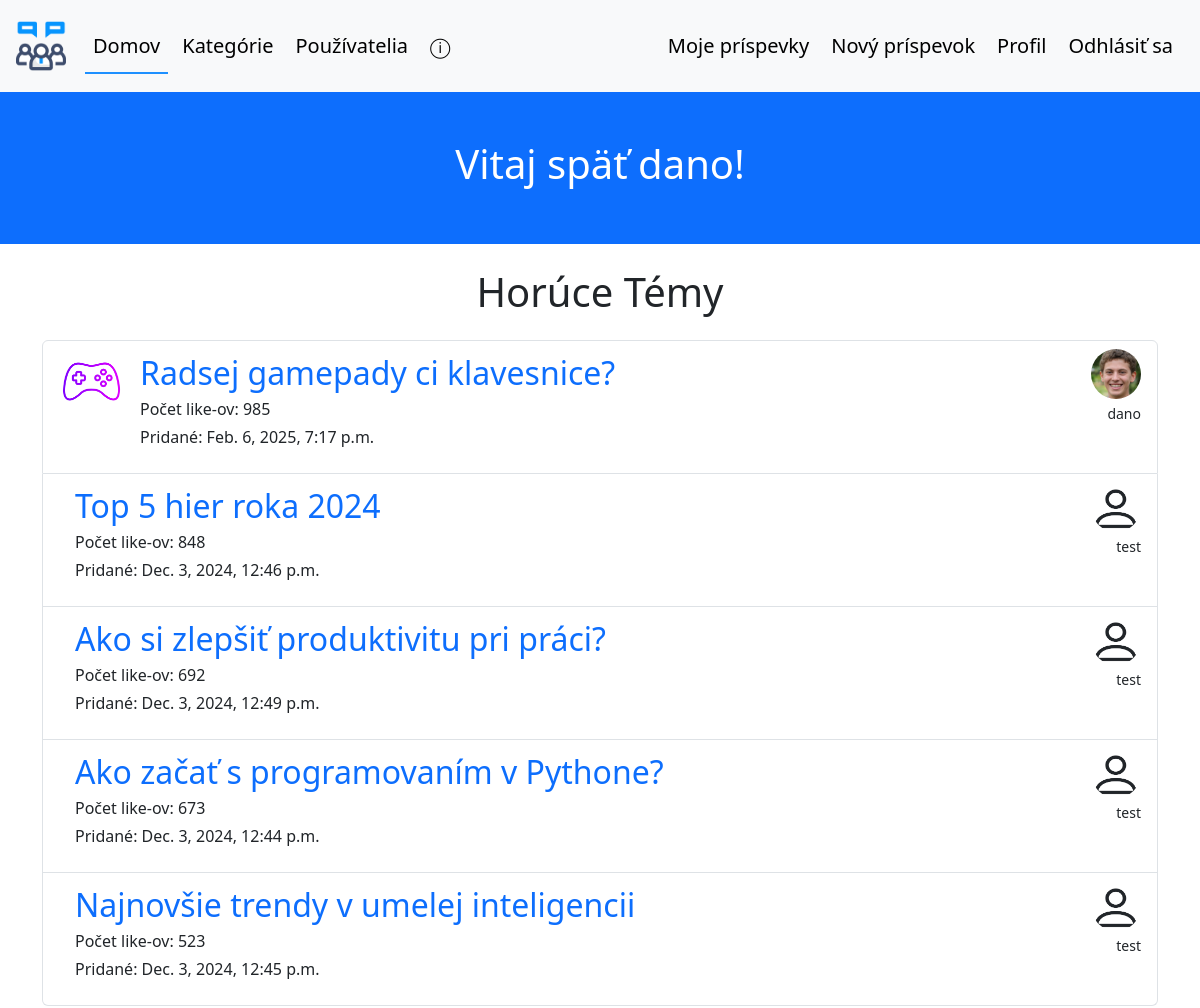
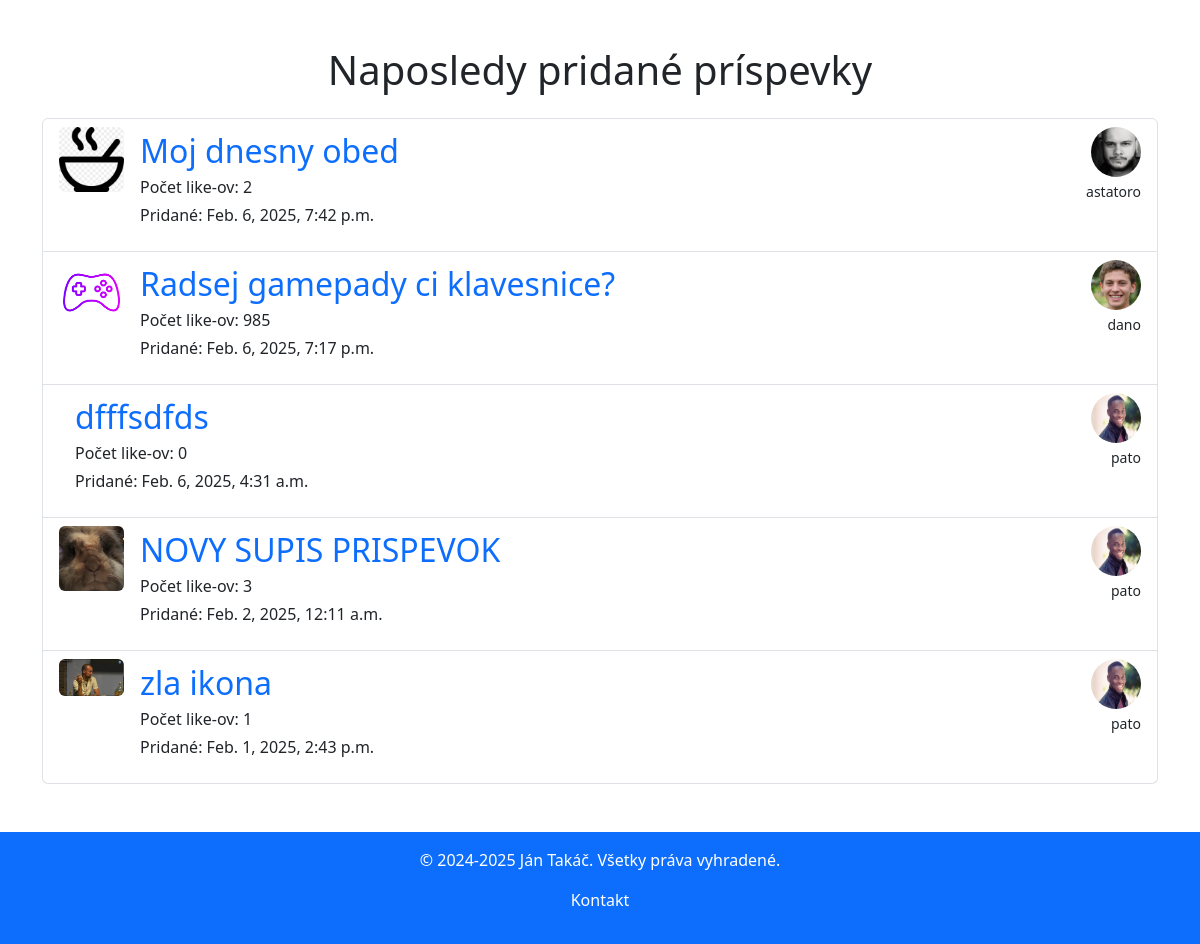
/ (signed in), run on the app's committed database (2 pictures, top to bottom).
### forum/models.py (models this page shows, shortened)
class Post(models.Model):
    title = models.CharField(max_length=255)
    created_at = models.DateTimeField(auto_now_add=True)
    created_by = models.ForeignKey(User, on_delete=models.CASCADE)
    like_count = models.PositiveIntegerField(default=0)
    content = models.TextField()
    category = models.CharField(max_length=50, default='other', null=False, blank=True)
    icon = models.ImageField(upload_to='post_pics', null=True, blank=True)
    def get_absolute_url(self):
        return reverse('forum:post_detail', args=[str(self.id)])

class Profile(models.Model):
    user = models.OneToOneField(User, on_delete=models.CASCADE, related_name='profile')
    image = models.ImageField(default='pf_pics/default.png', upload_to='pf_pics', null=False, blank=True)
    country = models.CharField(max_length=50, null=True, blank=True)
    bio = models.TextField(max_length=150, null=True, blank=True)

### forum/views.py (the view)
# urls.py: path('', views.index_view, name='index'),
def index_view(request):
    most_liked_posts = Post.objects.all().order_by('-like_count')[:5]
    most_liked_profiles = [Profile.objects.get(user_id=post.created_by_id) for post in most_liked_posts]
    most_liked_tuples = list(zip(most_liked_posts, most_liked_profiles))
    most_recent_posts = Post.objects.all().order_by('-created_at')[:5]
    most_recent_profiles = [Profile.objects.get(user_id=post.created_by_id) for post in most_recent_posts]
    most_recent_tuples = list(zip(most_recent_posts, most_recent_profiles))
    return render(request, 'forum/index.html', {
        'most_liked_tuples': most_liked_tuples,
        'most_recent_tuples': most_recent_tuples,
    })

### forum/templates/forum/index.html (shortened to what this page needs)
{% extends 'forum/base.html' %}
{% block home_active %}active{% endblock %}
{% block content %}
<div class="container-fluid bg-primary text-white text-center py-5">
    {% if user.is_authenticated %}
        <h1>Vitaj späť {{ user.username }}!</h1>
    {% else %}
        <h1>Vitaj na fóre!</h1>
        <a href="{% url 'forum:register' %}" class="btn btn-light btn-lg">Pridaj sa!</a>
    {% endif %}
</div>
<div class="container">
    {% include 'forum/partials/filtered_posts_list.html' with title="Horúce Témy" posts_profiles=most_liked_tuples%}
    {% include 'forum/partials/filtered_posts_list.html' with title="Naposledy pridané príspevky" posts_profiles=most_recent_tuples %}
</div>
{% endblock %}

### forum/templates/forum/partials/filtered_posts_list.html
<div class="mt-4 my-5">
    <h1 class="text-center mb-4">{{ title }}</h1>
    <div class="list-group">
        {% if posts_profiles %}
            {% for post, profile in posts_profiles %}
                <li class="list-group-item list-group-item-action position-relative">
                    <div class="d-flex align-items-start h-100">
                        {% if post.icon %}
                        <div class="flex-shrink-0">
                            <img src="{{ post.icon.url }}"
                                 width="65"
                                 alt="post_icon"
                                 class="h-auto rounded">
                        </div>
                        {% endif %}
                        <div class="flex-grow-1 ms-3 overflow-hidden">
                            <a href="{{ post.get_absolute_url }}" class="fs-2 text-decoration-none">{{ post.title }}</a>
                            <p class="mb-1">Počet like-ov: {{ post.like_count }}</p>
                            <p>Pridané: {{ post.created_at }}</p>
                        </div>
                        <div class="text-end">
                            <img src="{{ profile.image.url }}"
                                 width="50"
                                 height="50"
                                 alt="last_created_by"
                                 class="rounded-circle">
                            <p class="mt-1 mb-0 small">{{ profile.user.username }}</p>
                        </div>
                    </div>
                </li>
            {% endfor %}
        {% else %}
            <p>Žiaden príspevok nespadá do vybratej kategórie</p>
        {% endif %}
    </div>
</div>

### forum/static/forum/style.css (style rules this page uses)
.container-fluid h1 { animation: fadeInDown 0.5s ease-in-out; }

### data on the page
Post: icon (picture), title "Radsej gamepady ci klavesnice?", like_count "985", created_at "Feb. 6, 2025, 7:17 p.m.", image (picture), user.username "dano"
Post: title "Top 5 hier roka 2024", like_count "848", created_at "Dec. 3, 2024, 12:46 p.m.", image (placeholder picture), user.username "test"
Post: title "Ako si zlepšiť produktivitu pri práci?", like_count "692", created_at "Dec. 3, 2024, 12:49 p.m.", image (placeholder picture), user.username "test"
Post: title "Ako začať s programovaním v Pythone?", like_count "673", created_at "Dec. 3, 2024, 12:44 p.m.", image (placeholder picture), user.username "test"
Post: title "Najnovšie trendy v umelej inteligencii", like_count "523", created_at "Dec. 3, 2024, 12:45 p.m.", image (placeholder picture), user.username "test"
Post: icon (picture), title "Moj dnesny obed", like_count "2", created_at "Feb. 6, 2025, 7:42 p.m.", image (picture), user.username "astatoro"
Post: title "dfffsdfds", like_count "0", created_at "Feb. 6, 2025, 4:31 a.m.", image (picture), user.username "pato"
Post: icon (picture), title "NOVY SUPIS PRISPEVOK", like_count "3", created_at "Feb. 2, 2025, 12:11 a.m.", image (picture), user.username "pato"
Post: icon (picture), title "zla ikona", like_count "1", created_at "Feb. 1, 2025, 2:43 p.m.", image (picture), user.username "pato"

### other printed values
{{ user.username }} "dano"
{{ title }} "Horúce Témy Naposledy pridané príspevky"
